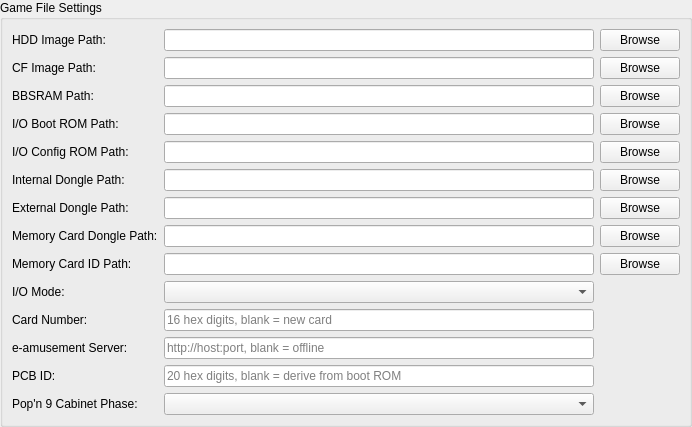
<?xml version="1.0" encoding="UTF-8"?>
<ui version="4.0">
 <class>Python1SettingsWidget</class>
 <widget class="QWidget" name="Python1SettingsWidget">
  <property name="geometry">
   <rect>
    <x>0</x>
    <y>0</y>
    <width>692</width>
    <height>370</height>
   </rect>
  </property>
  <property name="windowTitle">
   <string>Form</string>
  </property>
  <layout class="QVBoxLayout" name="verticalLayout" stretch="0,1">
   <property name="leftMargin">
    <number>0</number>
   </property>
   <property name="topMargin">
    <number>0</number>
   </property>
   <property name="rightMargin">
    <number>0</number>
   </property>
   <property name="bottomMargin">
    <number>0</number>
   </property>
   <item>
    <widget class="QGroupBox" name="gameFileSettings">
      <property name="title">
       <string>Game File Settings</string>
      </property>
      <layout class="QGridLayout" name="gridLayout">
       <item row="0" column="0">
        <widget class="QLabel" name="hddImageLabel">
         <property name="text">
          <string>HDD Image Path:</string>
         </property>
        </widget>
       </item>
       <item row="0" column="1">
        <widget class="QLineEdit" name="hddImagePath"/>
       </item>
       <item row="0" column="2">
        <widget class="QPushButton" name="hddImageBrowse">
         <property name="text">
          <string>Browse</string>
         </property>
        </widget>
       </item>
        <item row="1" column="0">
         <widget class="QLabel" name="cfImageLabel">
          <property name="text">
           <string>CF Image Path:</string>
          </property>
         </widget>
        </item>
        <item row="1" column="1">
         <widget class="QLineEdit" name="cfImagePath"/>
        </item>
        <item row="1" column="2">
         <widget class="QPushButton" name="cfImageBrowse">
          <property name="text">
           <string>Browse</string>
          </property>
         </widget>
        </item>
         <item row="2" column="0">
          <widget class="QLabel" name="bbsramLabel">
         <property name="text">
          <string>BBSRAM Path:</string>
        </property>
       </widget>
      </item>
        <item row="2" column="1">
         <widget class="QLineEdit" name="bbsramPath"/>
        </item>
        <item row="2" column="2">
         <widget class="QPushButton" name="bbsramBrowse">
        <property name="text">
         <string>Browse</string>
        </property>
       </widget>
      </item>
        <item row="3" column="0">
       <widget class="QLabel" name="ioBootRomLabel">
        <property name="text">
         <string>I/O Boot ROM Path:</string>
        </property>
       </widget>
      </item>
        <item row="3" column="1">
       <widget class="QLineEdit" name="ioBootRomPath"/>
      </item>
        <item row="3" column="2">
       <widget class="QPushButton" name="ioBootRomBrowse">
        <property name="text">
         <string>Browse</string>
        </property>
       </widget>
      </item>
        <item row="4" column="0">
       <widget class="QLabel" name="ioConfigRomLabel">
        <property name="text">
         <string>I/O Config ROM Path:</string>
        </property>
       </widget>
      </item>
        <item row="4" column="1">
       <widget class="QLineEdit" name="ioConfigRomPath"/>
      </item>
        <item row="4" column="2">
       <widget class="QPushButton" name="ioConfigRomBrowse">
        <property name="text">
         <string>Browse</string>
        </property>
       </widget>
      </item>
        <item row="5" column="0">
       <widget class="QLabel" name="internalDongleLabel">
        <property name="text">
         <string>Internal Dongle Path:</string>
        </property>
       </widget>
      </item>
        <item row="5" column="1">
       <widget class="QLineEdit" name="internalDonglePath"/>
      </item>
        <item row="5" column="2">
       <widget class="QPushButton" name="internalDongleBrowse">
        <property name="text">
         <string>Browse</string>
        </property>
       </widget>
      </item>
        <item row="6" column="0">
       <widget class="QLabel" name="externalDongleLabel">
        <property name="text">
         <string>External Dongle Path:</string>
        </property>
       </widget>
      </item>
        <item row="6" column="1">
       <widget class="QLineEdit" name="externalDonglePath"/>
      </item>
        <item row="6" column="2">
       <widget class="QPushButton" name="externalDongleBrowse">
        <property name="text">
         <string>Browse</string>
        </property>
       </widget>
      </item>
        <item row="7" column="0">
       <widget class="QLabel" name="memoryCardDongleLabel">
        <property name="text">
         <string>Memory Card Dongle Path:</string>
        </property>
       </widget>
      </item>
        <item row="7" column="1">
       <widget class="QLineEdit" name="memoryCardDonglePath"/>
      </item>
        <item row="7" column="2">
       <widget class="QPushButton" name="memoryCardDongleBrowse">
        <property name="text">
         <string>Browse</string>
        </property>
       </widget>
      </item>
        <item row="8" column="0">
       <widget class="QLabel" name="memoryCardIdLabel">
        <property name="text">
         <string>Memory Card ID Path:</string>
        </property>
       </widget>
      </item>
        <item row="8" column="1">
       <widget class="QLineEdit" name="memoryCardIdPath"/>
      </item>
        <item row="8" column="2">
       <widget class="QPushButton" name="memoryCardIdBrowse">
        <property name="text">
         <string>Browse</string>
        </property>
       </widget>
      </item>
        <item row="10" column="0">
       <widget class="QLabel" name="ioModeLabel">
        <property name="text">
         <string>I/O Mode:</string>
        </property>
       </widget>
      </item>
        <item row="10" column="1">
       <widget class="QComboBox" name="ioMode"/>
      </item>
        <item row="11" column="0">
       <widget class="QLabel" name="cardNumberLabel">
        <property name="text">
         <string>Card Number:</string>
        </property>
       </widget>
      </item>
        <item row="11" column="1">
       <widget class="QLineEdit" name="cardNumber">
        <property name="placeholderText">
         <string>16 hex digits, blank = new card</string>
        </property>
       </widget>
      </item>
        <item row="12" column="0">
       <widget class="QLabel" name="serverUrlLabel">
        <property name="text">
         <string>e-amusement Server:</string>
        </property>
       </widget>
      </item>
        <item row="12" column="1">
       <widget class="QLineEdit" name="serverUrl">
        <property name="placeholderText">
         <string>http://host:port, blank = offline</string>
        </property>
       </widget>
      </item>
        <item row="13" column="0">
       <widget class="QLabel" name="pcbIdLabel">
        <property name="text">
         <string>PCB ID:</string>
        </property>
       </widget>
      </item>
        <item row="13" column="1">
       <widget class="QLineEdit" name="pcbId">
        <property name="placeholderText">
         <string>20 hex digits, blank = derive from boot ROM</string>
        </property>
       </widget>
      </item>
        <item row="14" column="0">
       <widget class="QLabel" name="cabinetPhaseLabel">
        <property name="text">
         <string>Pop'n 9 Cabinet Phase:</string>
        </property>
       </widget>
      </item>
        <item row="14" column="1">
       <widget class="QComboBox" name="cabinetPhase">
        <property name="toolTip">
         <string>Overrides the pop'n music 9 event phase held in BBSRAM, the value TEST MODE shows under EVENT OPTIONS. The cabinet's own value is restored before the game writes its settings back, so switching phases here never changes what is stored.</string>
        </property>
       </widget>
      </item>
      </layout>
     </widget>
   </item>
   <item>
    <spacer name="verticalSpacer">
     <property name="orientation">
      <enum>Qt::Vertical</enum>
     </property>
     <property name="sizeHint" stdset="0">
      <size>
       <width>20</width>
       <height>40</height>
      </size>
     </property>
    </spacer>
   </item>
  </layout>
 </widget>
 <resources/>
 <connections/>
</ui>
